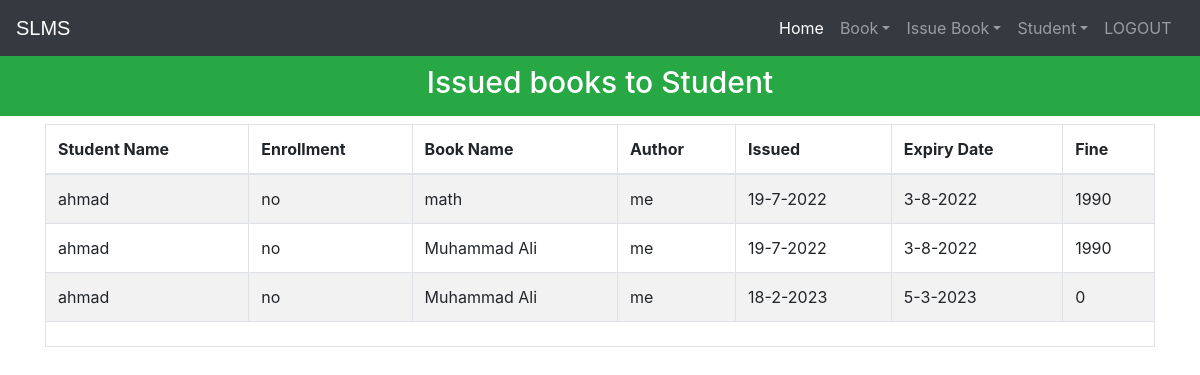
The page /viewissuedbook (signed in) on the database its author committed.
### library/models.py (models this page shows, shortened)
class StudentExtra(models.Model):
    user=models.OneToOneField(User,on_delete=models.CASCADE)
    enrollment = models.CharField(max_length=40)
    branch = models.CharField(max_length=40)
    @property
    def get_name(self):
        return self.user.first_name

class Book(models.Model):
    catchoice= [
        ('education', 'Education'),
        ('entertainment', 'Entertainment'),
        ('comics', 'Comics'),
        ('biography', 'Biography'),
        ('history', 'History'),
        ('novel', 'Novel'),
        ('fantasy', 'Fantasy'),
        ('thriller', 'Thriller'),
        ('romance', 'Romance'),
        ('scifi','Sci-Fi')
        ]
    name=models.CharField(max_length=30)
    isbn=models.PositiveIntegerField()
    author=models.CharField(max_length=40)
    category=models.CharField(max_length=30,choices=catchoice,default='education')

### library/views.py (the view)
# urls.py: path('viewissuedbook', views.viewissuedbook_view),
@login_required(login_url='adminlogin')
@user_passes_test(is_admin)
def viewissuedbook_view(request):
    issuedbooks=models.IssuedBook.objects.all()
    li=[]
    for ib in issuedbooks:
        issdate=str(ib.issuedate.day)+'-'+str(ib.issuedate.month)+'-'+str(ib.issuedate.year)
        expdate=str(ib.expirydate.day)+'-'+str(ib.expirydate.month)+'-'+str(ib.expirydate.year)
        days=(date.today()-ib.issuedate)
        print(date.today())
        d=days.days
        fine=0
        if d>15:
            day=d-15
            fine=day*10
        books=list(models.Book.objects.filter(isbn=ib.isbn))
        students=list(models.StudentExtra.objects.filter(enrollment=ib.enrollment))
        i=0
        for l in books:
            t=(students[i].get_name,students[i].enrollment,books[i].name,books[i].author,issdate,expdate,fine)
            i=i+1
            li.append(t)
    return render(request,'library/viewissuedbook.html',{'li':li})

### library/views.py (called while the page is built)
def is_admin(user):
    return user.groups.filter(name='ADMIN').exists()

### templates/library/viewissuedbook.html (shortened to what this page needs)
<!DOCTYPE html>
<html lang="en" dir="ltr">
  <head>
  </head>
  <body>
    {% include "library/navbaradmin.html" %}
    <br>
    <br>
    <h3 class="p-3 mb-2 bg-success text-white" style = 'font-size: 30px;text-align:center;margin-bottom:0px;'>Issued books to Student</h3>
{% if li%}
    <div class="container">
      <table class="table table-hover table-condensed table-striped table-bordered">
        <thead>
        <tr>
        <th>Student Name</th>
        <th>Enrollment</th>
        <th>Book Name</th>
        <th>Author</th>
        <th>Issued</th>
        <th>Expiry Date</th>
        <th>Fine</th>
        </tr>
        </thead>
        <tfoot>
        <tr>
        <td colspan="7">
        </td>
        </tr>
        </tfoot>
        <tbody>
          {% for t in li %}
            <tr>
              <td>{{t.0}}</td>
              <td>{{t.1}}</td>
              <td>{{t.2}}</td>
              <td>{{t.3}}</td>
              <td>{{t.4}}</td>
              <td>{{t.5}}</td>
              <td>{{t.6}}</td>
            </tr>
            {%endfor%}
        </tbody>
        </table>
    </div>
    {%else%}
    <h1> 0 book Issued</h1>
    {%endif%}
    <br><br><br><br><br><br><br><br><br>
  {% include "library/footer.html" %}
  </body>
</html>

### templates/library/navbaradmin.html (shortened to what this page needs)
<!DOCTYPE html>
{% load static %}
<html lang="en">
<head>
<link rel="stylesheet" href="https://stackpath.bootstrapcdn.com/bootstrap/4.3.1/css/bootstrap.min.css">
<link rel="stylesheet" href="https://maxcdn.bootstrapcdn.com/font-awesome/4.7.0/css/font-awesome.min.css">
</head>
<body>
<div class="bs-example">
    <nav class="navbar navbar-expand-md bg-dark navbar-dark fixed-top">
        <a href="/" class="navbar-brand">SLMS</a>
        <div class="collapse navbar-collapse justify-content-between" id="navbarCollapse">
            <div class="navbar-nav">
              <a href="/" class="nav-item nav-link active">Home</a>
                <div class="nav-item dropdown">
                  <a href="#" class="nav-link dropdown-toggle" data-toggle="dropdown">Book</a>
                </div>
                <div class="nav-item dropdown">
                  <a href="#" class="nav-link dropdown-toggle" data-toggle="dropdown">Issue Book</a>
                </div>
                <div class="nav-item dropdown">
                  <a href="#" class="nav-link dropdown-toggle" data-toggle="dropdown">Student</a>
                </div>
                <a href="logout" class="nav-item nav-link">LOGOUT</a> &nbsp
            </div>
        </div>
    </nav>
</div>
</body>
</html>

### templates/library/footer.html (shortened to what this page needs)
<!DOCTYPE html>
<html>
<head>
</head>
</html>

### templates/library/navbaradmin.html (style rules this page uses)
.bs-example { margin: 0px; }
.navbar-brand { font-size: 20px; font-family: sans-serif; }

### rows shown on the page
StudentExtra: enrollment "no" "no" "no"
Book: name "math", author "me"
Book: name "Muhammad Ali" "Muhammad Ali", author "me" "me"

### other values the page prints
{{ t.0 }} "ahmad" "ahmad" "ahmad"
{{ t.4 }} "19-7-2022" "19-7-2022" "18-2-2023"
{{ t.5 }} "3-8-2022" "3-8-2022" "5-3-2023"
{{ t.6 }} "1990" "1990" "0"
